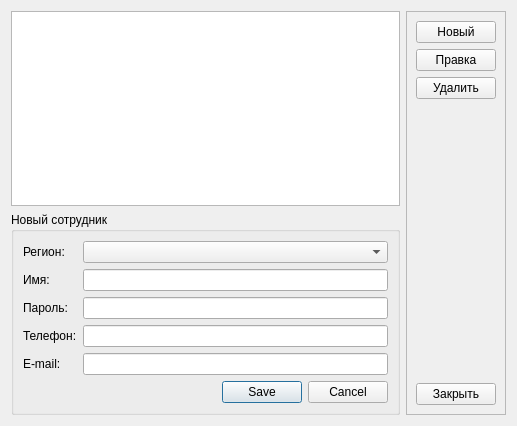
<?xml version="1.0" encoding="UTF-8"?>
<ui version="4.0">
 <class>UsersDialog</class>
 <widget class="QDialog" name="UsersDialog">
  <property name="geometry">
   <rect>
    <x>0</x>
    <y>0</y>
    <width>517</width>
    <height>426</height>
   </rect>
  </property>
  <property name="windowTitle">
   <string>Dialog</string>
  </property>
  <layout class="QGridLayout" name="gridLayout_3">
   <item row="0" column="0">
    <widget class="QTableView" name="tableView">
     <property name="alternatingRowColors">
      <bool>true</bool>
     </property>
     <property name="selectionMode">
      <enum>QAbstractItemView::SingleSelection</enum>
     </property>
     <property name="selectionBehavior">
      <enum>QAbstractItemView::SelectRows</enum>
     </property>
     <property name="sortingEnabled">
      <bool>true</bool>
     </property>
    </widget>
   </item>
   <item row="1" column="0">
    <widget class="QGroupBox" name="groupBox">
     <property name="title">
      <string>Новый сотрудник</string>
     </property>
     <layout class="QGridLayout" name="gridLayout">
      <item row="0" column="0">
       <widget class="QLabel" name="label">
        <property name="text">
         <string>Регион:</string>
        </property>
       </widget>
      </item>
      <item row="0" column="1">
       <widget class="QComboBox" name="cbRegions"/>
      </item>
      <item row="1" column="0">
       <widget class="QLabel" name="label_2">
        <property name="text">
         <string>Имя:</string>
        </property>
       </widget>
      </item>
      <item row="1" column="1">
       <widget class="QLineEdit" name="leName"/>
      </item>
      <item row="2" column="0">
       <widget class="QLabel" name="label_3">
        <property name="text">
         <string>Пароль:</string>
        </property>
       </widget>
      </item>
      <item row="2" column="1">
       <widget class="QLineEdit" name="lePass"/>
      </item>
      <item row="3" column="0">
       <widget class="QLabel" name="label_4">
        <property name="text">
         <string>Телефон:</string>
        </property>
       </widget>
      </item>
      <item row="3" column="1">
       <widget class="QLineEdit" name="lePhone"/>
      </item>
      <item row="4" column="0">
       <widget class="QLabel" name="label_5">
        <property name="text">
         <string>E-mail:</string>
        </property>
       </widget>
      </item>
      <item row="4" column="1">
       <widget class="QLineEdit" name="leEmail"/>
      </item>
      <item row="5" column="0" colspan="2">
       <widget class="QDialogButtonBox" name="buttonBox">
        <property name="standardButtons">
         <set>QDialogButtonBox::Cancel|QDialogButtonBox::Save</set>
        </property>
        <property name="centerButtons">
         <bool>false</bool>
        </property>
       </widget>
      </item>
     </layout>
    </widget>
   </item>
   <item row="0" column="1" rowspan="2">
    <widget class="QFrame" name="frame_2">
     <property name="frameShape">
      <enum>QFrame::StyledPanel</enum>
     </property>
     <property name="frameShadow">
      <enum>QFrame::Raised</enum>
     </property>
     <layout class="QGridLayout" name="gridLayout_2">
      <item row="3" column="0">
       <spacer name="verticalSpacer">
        <property name="orientation">
         <enum>Qt::Vertical</enum>
        </property>
        <property name="sizeHint" stdset="0">
         <size>
          <width>20</width>
          <height>40</height>
         </size>
        </property>
       </spacer>
      </item>
      <item row="2" column="0">
       <widget class="QPushButton" name="pbDelete">
        <property name="text">
         <string>Удалить</string>
        </property>
       </widget>
      </item>
      <item row="0" column="0">
       <widget class="QPushButton" name="pbNew">
        <property name="text">
         <string>Новый</string>
        </property>
       </widget>
      </item>
      <item row="1" column="0">
       <widget class="QPushButton" name="pbEdit">
        <property name="text">
         <string>Правка</string>
        </property>
       </widget>
      </item>
      <item row="4" column="0">
       <widget class="QPushButton" name="pbClose">
        <property name="text">
         <string>Закрыть</string>
        </property>
       </widget>
      </item>
     </layout>
    </widget>
   </item>
  </layout>
 </widget>
 <resources/>
 <connections/>
</ui>
